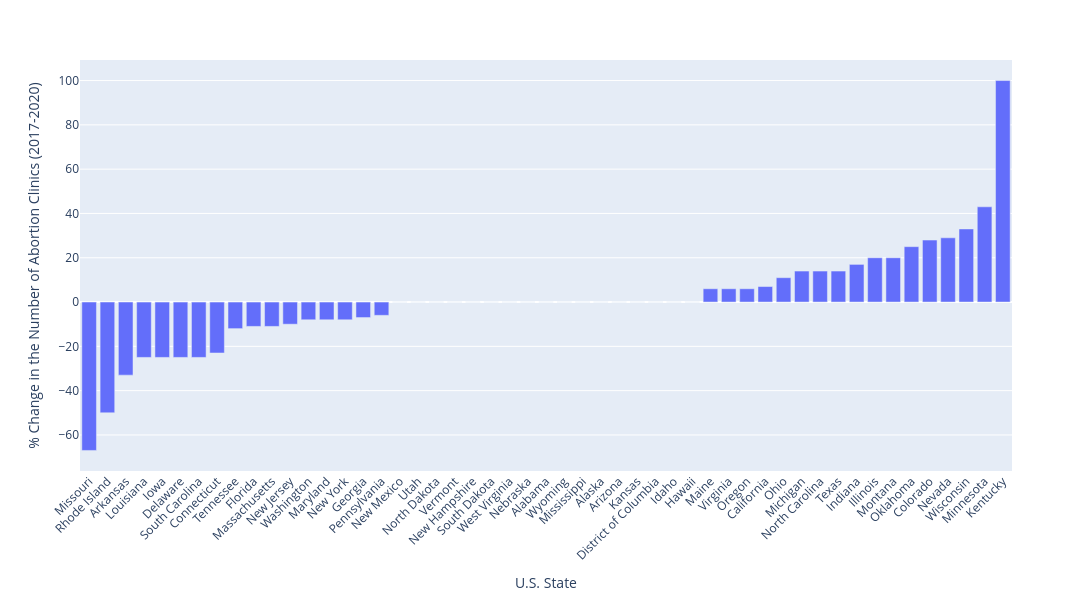

The code cell stored with this chart in its notebook:
### Code cell
df_sorted = df.sort_values('% change in the no. of abortion clinics, 2017-2020')
fig = px.bar(df_sorted,
             x = 'U.S. State',
             y = '% change in the no. of abortion clinics, 2017-2020', 
             category_orders={'U.S. State': df_sorted['U.S. State'].tolist()}
             )

fig.update_layout(
    width=1200,
    height=600,
    xaxis_tickangle=-45,
    xaxis_title = 'U.S. State',
    yaxis_title = '% Change in the Number of Abortion Clinics (2017-2020)'
)

fig.show()

### Figure 1 — Plotly figure (JSON) as saved in the notebook; plotly's stock layout.template omitted (floating-point values rounded to 4 significant figures)
{"data": [{"alignmentgroup": "True", "hovertemplate": "U.S. State=%{x}<br>% change in the no. of abortion clinics, 2017-2020=%{y}<extra></extra>", "legendgroup": "", "marker": {"color": "#636efa", "pattern": {"shape": ""}}, "name": "", "offsetgroup": "", "orientation": "v", "showlegend": false, "textposition": "auto", "type": "bar", "x": ["Missouri", "Rhode Island", "Arkansas", "Louisiana", "Iowa", "Delaware", "South Carolina", "Connecticut", "Tennessee", "Florida", "Massachusetts", "New Jersey", "Washington", "Maryland", "New York", "Georgia", "Pennsylvania", "New Mexico", "Utah", "North Dakota", "Vermont", "New Hampshire", "South Dakota", "West Virginia", "Nebraska", "Alabama", "Wyoming", "Mississippi", "Alaska", "Arizona", "Kansas", "District of Columbia", "Idaho", "Hawaii", "Maine", "Virginia", "Oregon", "California", "Ohio", "Michigan", "North Carolina", "Texas", "Indiana", "Illinois", "Montana", "Oklahoma", "Colorado", "Nevada", "Wisconsin", "Minnesota", "Kentucky"], "xaxis": "x", "y": [-67, -50, -33, -25, -25, -25, -25, -23, -12, -11, -11, -10, -8, -8, -8, -7, -6, 0, 0, 0, 0, 0, 0, 0, 0, 0, 0, 0, 0, 0, 0, 0, 0, 0, 6, 6, 6, 7, 11, 14, 14, 14, 17, 20, 20, 25, 28, 29, 33, 43, 100], "yaxis": "y"}], "layout": {"barmode": "relative", "height": 600, "legend": {"tracegroupgap": 0}, "margin": {"t": 60}, "width": 1200, "xaxis": {"anchor": "y", "categoryarray": ["Missouri", "Rhode Island", "Arkansas", "Louisiana", "Iowa", "Delaware", "South Carolina", "Connecticut", "Tennessee", "Florida", "Massachusetts", "New Jersey", "Washington", "Maryland", "New York", "Georgia", "Pennsylvania", "New Mexico", "Utah", "North Dakota", "Vermont", "New Hampshire", "South Dakota", "West Virginia", "Nebraska", "Alabama", "Wyoming", "Mississippi", "Alaska", "Arizona", "Kansas", "District of Columbia", "Idaho", "Hawaii", "Maine", "Virginia", "Oregon", "California", "Ohio", "Michigan", "North Carolina", "Texas", "Indiana", "Illinois", "Montana", "Oklahoma", "Colorado", "Nevada", "Wisconsin", "Minnesota", "Kentucky"], "categoryorder": "array", "domain": [0, 1], "tickangle": -45, "title": {"text": "U.S. State"}}, "yaxis": {"anchor": "x", "domain": [0, 1], "title": {"text": "% Change in the Number of Abortion Clinics (2017-2020)"}}}}
